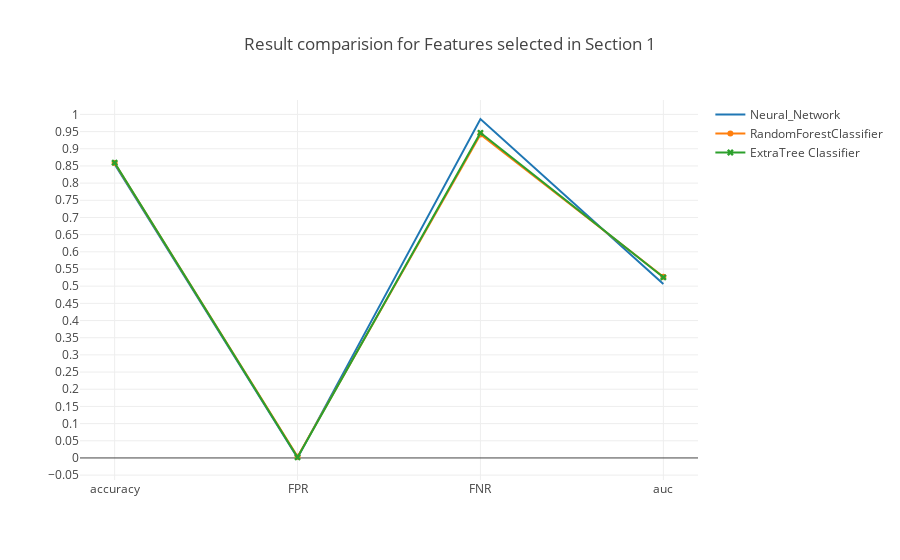

Source (notebook cell):
### Code cell
trace0 = go.Scatter(x=table_80_60_test.iloc[0].index.values[[0,5,6,7]],
                    y=table_80_60_test.iloc[0].values[[0,5,6,7]],
                    mode = 'lines',
                    name = 'Neural_Network')

trace1 = go.Scatter(x=table_80_60_test.iloc[1].index.values[[0,5,6,7]],
                    y=table_80_60_test.iloc[1].values[[0,5,6,7]],
                    mode = 'lines+markers',
                    name = 'RandomForestClassifier')

trace2 = go.Scatter(x=table_80_60_test.iloc[2].index.values[[0,5,6,7]],
                    y=table_80_60_test.iloc[2].values[[0,5,6,7]],
                    mode = 'lines+markers',marker=dict(symbol='x'),
                    name = 'ExtraTree Classifier')

data = [trace0, trace1, trace2]
layout = go.Layout(yaxis=dict(tick0=0,dtick=0.05),title='Result comparision for Features selected in Section 1')
fig = go.Figure(data=data, layout=layout)

iplot(fig, filename='Result')

### Figure 1 — Plotly figure (JSON) as saved in the notebook; plotly's stock layout.template omitted (floating-point values rounded to 4 significant figures)
{"data": [{"mode": "lines", "name": "Neural_Network", "type": "scatter", "uid": "a9f34f70-d8e0-417c-8754-3b0baba6d933", "x": ["accuracy", "FPR", "FNR", "auc"], "y": [0.8551, 0.0002707, 0.9866, 0.5066]}, {"mode": "lines+markers", "name": "RandomForestClassifier", "type": "scatter", "uid": "a6dbccc8-2b0d-4d1a-95c1-0d89b947ccba", "x": ["accuracy", "FPR", "FNR", "auc"], "y": [0.8586, 0.003789, 0.9417, 0.5272]}, {"marker": {"symbol": "x"}, "mode": "lines+markers", "name": "ExtraTree Classifier", "type": "scatter", "uid": "bb5a5787-d677-439b-bd2f-ca11c0b8829f", "x": ["accuracy", "FPR", "FNR", "auc"], "y": [0.8595, 0.00203, 0.9465, 0.5258]}], "layout": {"title": "Result comparision for Features selected in Section 1", "yaxis": {"dtick": 0.05, "tick0": 0}}}
